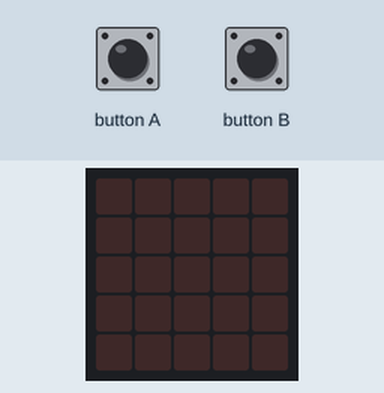
This program was run on a simulated BBC micro:bit (MakeCode). On the bench: the board's 5×5 LED display. Inputs (shaded band) come from the test bench.

Above: at 1.2 s.
1.3 s: button B pressed for 0.15 s
At 2.6 s:
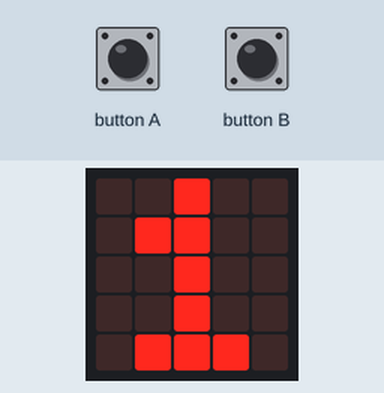
2.9 s: button B pressed for 0.15 s
At 4.0 s:
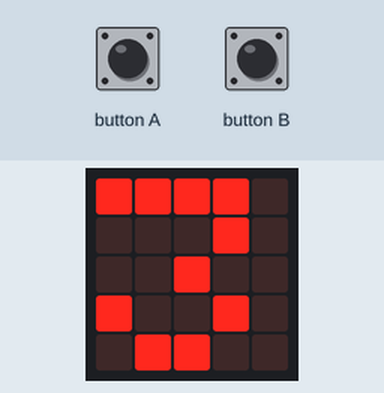
Timing chart, 0 to 5.9 s (numbered marks = the images above; inputs shaded):
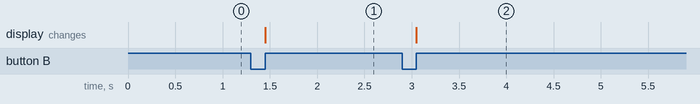

Measured:
- after the input at 1.3 s, the display: changes after 0.15 s (image 1)
- after the input at 2.9 s, the display: changes after 0.15 s (image 2)

The program:

main.ts
```typescript
let start = 0
let elasped = 0
input.onButtonPressed(Button.A, function () {
    start = input.runningTime()
})
input.onButtonPressed(Button.B, function () {
    elasped = input.runningTime() - start
    basic.showNumber(Math.idiv(elasped, 1000))
})
basic.forever(function () {

})
```

test.ts
```typescript
// les tests vont ici ; cela ne sera pas compilé si ce paquet est utilisé en tant qu'extension.
```
